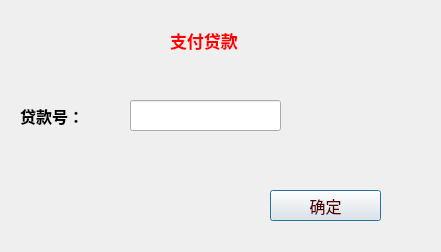
<?xml version="1.0" encoding="UTF-8"?>
<ui version="4.0">
 <class>loanPayOk</class>
 <widget class="QDialog" name="loanPayOk">
  <property name="geometry">
   <rect>
    <x>0</x>
    <y>0</y>
    <width>441</width>
    <height>252</height>
   </rect>
  </property>
  <property name="windowTitle">
   <string>Dialog</string>
  </property>
  <widget class="QLineEdit" name="loan_id">
   <property name="geometry">
    <rect>
     <x>130</x>
     <y>100</y>
     <width>151</width>
     <height>31</height>
    </rect>
   </property>
  </widget>
  <widget class="QLabel" name="label_2">
   <property name="geometry">
    <rect>
     <x>20</x>
     <y>100</y>
     <width>91</width>
     <height>31</height>
    </rect>
   </property>
   <property name="font">
    <font>
     <pointsize>12</pointsize>
     <weight>75</weight>
     <bold>true</bold>
    </font>
   </property>
   <property name="text">
    <string>贷款号：</string>
   </property>
  </widget>
  <widget class="QLabel" name="label">
   <property name="geometry">
    <rect>
     <x>170</x>
     <y>20</y>
     <width>131</width>
     <height>41</height>
    </rect>
   </property>
   <property name="font">
    <font>
     <pointsize>13</pointsize>
     <weight>75</weight>
     <bold>true</bold>
    </font>
   </property>
   <property name="styleSheet">
    <string notr="true">color:red</string>
   </property>
   <property name="text">
    <string>支付贷款</string>
   </property>
  </widget>
  <widget class="QPushButton" name="Ok">
   <property name="geometry">
    <rect>
     <x>270</x>
     <y>190</y>
     <width>111</width>
     <height>31</height>
    </rect>
   </property>
   <property name="font">
    <font>
     <pointsize>12</pointsize>
     <weight>50</weight>
     <bold>false</bold>
    </font>
   </property>
   <property name="styleSheet">
    <string notr="true">color:rgb(85, 0, 0)</string>
   </property>
   <property name="text">
    <string>确定</string>
   </property>
  </widget>
  <widget class="QLabel" name="ts">
   <property name="geometry">
    <rect>
     <x>290</x>
     <y>100</y>
     <width>191</width>
     <height>31</height>
    </rect>
   </property>
   <property name="font">
    <font>
     <pointsize>12</pointsize>
    </font>
   </property>
   <property name="styleSheet">
    <string notr="true">color:red</string>
   </property>
   <property name="text">
    <string/>
   </property>
  </widget>
 </widget>
 <resources/>
 <connections/>
</ui>
